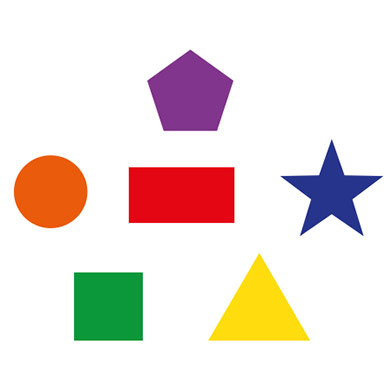
#> input picture shapes.jpg, 392 x 392 px
$ python patrones.py
#> lines starting #> are read from the running program, lines starting #| are printed output that depends on the picture; after the words box and inside, x2 and y2 are one past the last pixel; in counts of white or black regions, pixels touching at a corner belong together
### shapedetection.py
import cv2

class ShapeDetector:
	def __init__(self):
		pass

	# c es el contorno de la figura que intentamos reconocer.
	# Para intentar hacer detección de figuras se usara aproximación por contornos.
	def detect(self, c):
		shape = "Sin identificar"
		peri = cv2.arcLength(c, True)
		area = cv2.contourArea(c)
		approx = cv2.approxPolyDP(c, 0.04 * peri, True)
		color = (255,0,0)
		# Se calculan los vertices y en base a ello se obtiene que figura es.
		if len(approx) == 3:
			shape == "Triangulo"
		elif len(approx) == 4:
			(x, y, w, h) = cv2.boundingRect(approx)
			ar = w / float(h)

			shape = "Cuadrado" if ar >= 0.95 and ar <= 1.05 else "Rectangulo"
		elif len(approx) == 5:
			shape = "Pentagono"
		else:
			shape = "Circulo"
		return shape, color

### patrones.py
from shapedetection import ShapeDetector
from scipy.spatial import distance as dist
from imutils import perspective
from imutils import contours
import numpy as np
import imutils
import cv2

frame = cv2.imread("shapes.jpg")
#> frame is the input picture: shape (392, 392, 3); mean B, G, R 219.9, 225.8, 236.9
cv2.imshow("Image", frame)
resized = imutils.resize(frame, width=300)
ratio = frame.shape[0] / float(resized.shape[0])
#> ratio = 1.31
gray = cv2.cvtColor(resized, cv2.COLOR_BGR2GRAY)
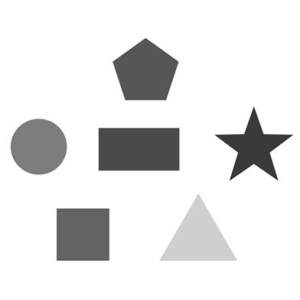
#> gray: shape (300, 300); min 38, max 255, mean 228.4
cv2.imshow("Gray", gray)
blurred = cv2.GaussianBlur(gray, (7, 7), 0)
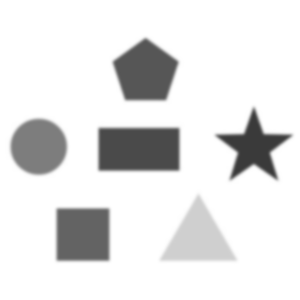
#> blurred: shape (300, 300); min 57, max 255, mean 228.5
ret,thresh = cv2.threshold(blurred,230,255,cv2.THRESH_BINARY_INV)
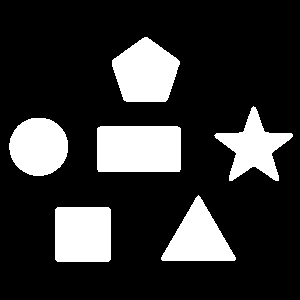
#> thresh: shape (300, 300); 19.9% white; 6 white regions
cv2.imshow("Thresh", thresh)
cnts = cv2.findContours(thresh.copy(), cv2.RETR_EXTERNAL,
	cv2.CHAIN_APPROX_SIMPLE)
#> cnts = 6 contours; box (x1, y1, x2, y2) and area: (97, 126, 181, 172) 3726, (112, 37, 180, 102) 3086, (55, 207, 111, 262) 2962, (9, 118, 68, 176) 2626, (161, 195, 236, 261) 2544, (214, 106, 293, 181) 2366
cnts = imutils.grab_contours(cnts)
sd = ShapeDetector()

for c in cnts:
	# compute the center of the contour, then detect the name of the
	# shape using only the contour
	M = cv2.moments(c)
	cX = int((M["m10"] / M["m00"]) * ratio)
	cY = int((M["m01"] / M["m00"]) * ratio)
	shape,color = sd.detect(c)

	# multiply the contour (x, y)-coordinates by the resize ratio,
	# then draw the contours and the name of the shape on the image
	c = c.astype("float")
	c *= ratio
	c = c.astype("int")
	cv2.drawContours(frame, [c], -1, (0, 255, 0), 2)
	cv2.putText(frame, shape, (cX, cY), cv2.FONT_HERSHEY_SIMPLEX,
		0.5, color, 2)
	# show the output image
	cv2.imshow("Image", frame)
	cv2.waitKey(0)
#> this loop made 6 passes
#> (cX, cY, shape, peri in detect, area in detect) on passes 4 to 6: (50, 191, 'Circulo', 191.9, 2625.5), (331, 192, 'Circulo', 299.7, 2365.5), (189, 93, 'Pentagono', 218.7, 3086)
#> (cX, cY, shape, peri in detect, area in detect, approx in detect, x in detect, y in detect) on passes 1, 3: (107, 305, 'Cuadrado', 213.3, 2962, [[57, 207], [55, 259], [108, 261], [110, 209]], 55, 207), (180, 194, 'Rectangulo', 252.5, 3726, [[97, 128], [98, 171], [179, 171], [179, 127]], 97, 127)
#> pass 1, `cv2.imshow("Image", frame)`:
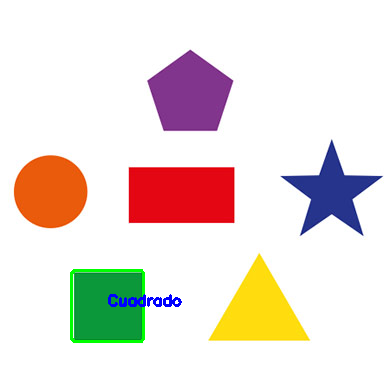
#> window 'Image': shape (392, 392, 3); mean B, G, R 219, 225.1, 235.3
#> pass 2, `cv2.imshow("Image", frame)`:
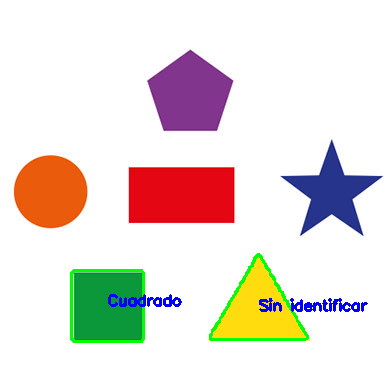
#> window 'Image': shape (392, 392, 3); mean B, G, R 218.7, 224.1, 232.5
#> after the loop:
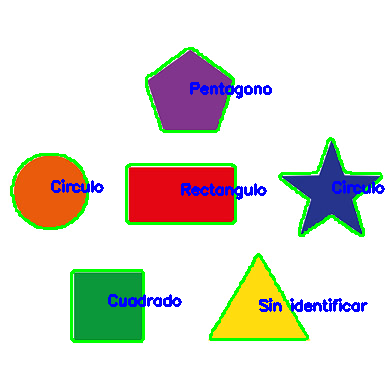
#> frame: shape (392, 392, 3); 5.68% of pixels changed, all inside (x1, y1, x2, y2) = (10, 47, 385, 343)
